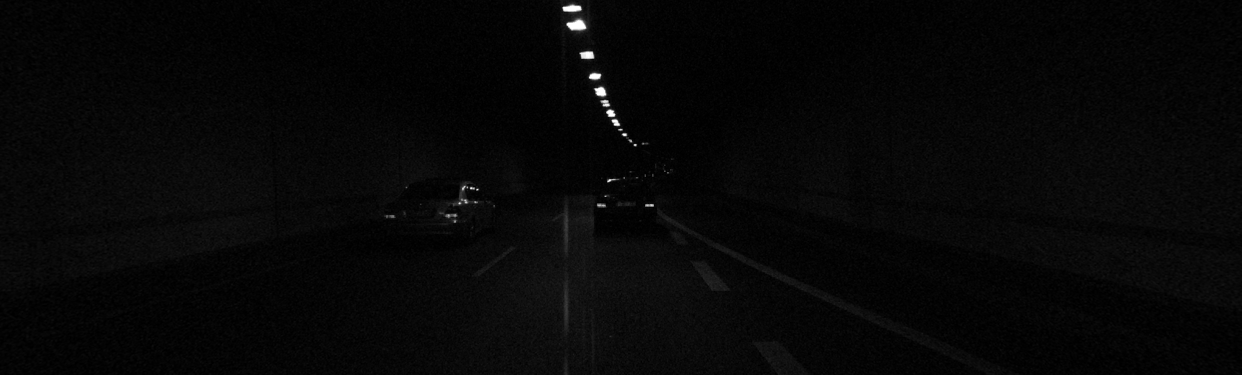
#> input picture Lab3ImageProcessing/ex/image.png, 1242 x 375 px
$ python exponential_operatore.py
#> lines starting #> are read from the running program, lines starting #| are printed output that depends on the picture
import numpy as np
import cv2 as cv
from matplotlib import pyplot as plt

def exp_op(img,r):
    out = ((img/255.)**r)*255.
    return out

img = cv.imread('ex/image.png',cv.IMREAD_GRAYSCALE)
#> img is the input picture: shape (375, 1242); min 0, max 255, mean 6.8
hist, bins = np.histogram(img.flatten(), 256, [0,256])
#> hist = 256 values, max 51000 at index 5, min 0 at index 134, mean 1819.3; bins = 257 values from 0 to 256
plt.imshow(img,cmap='gray',vmin=0,vmax=255)
plt.show()

out_img = exp_op(img,0.45)
#> in exp_op, `out = ((img/255.)**r)*255.`:
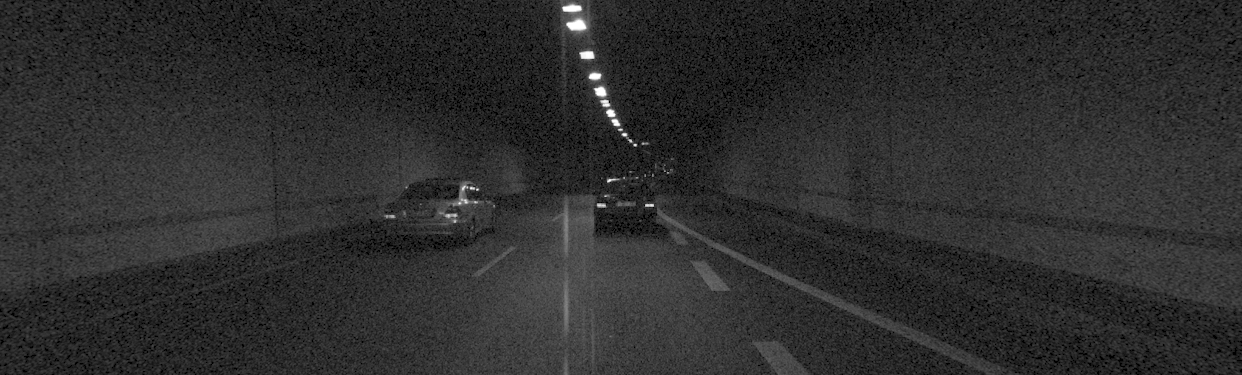
#> out: shape (375, 1242) float64; min 0, max 255, mean 45.9
hist_new, bins_new = np.histogram(out_img.flatten(), 256, [0,256])
#> hist_new = 256 values, max 51000 at index 43, min 0 at index 1, mean 1819.3; bins_new = 257 values from 0 to 256
plt.subplot(1,2,1)
plt.title('original img')
plt.stem(hist)
plt.subplot(1,2,2)
plt.title('new img')
plt.stem(hist_new)
plt.show()
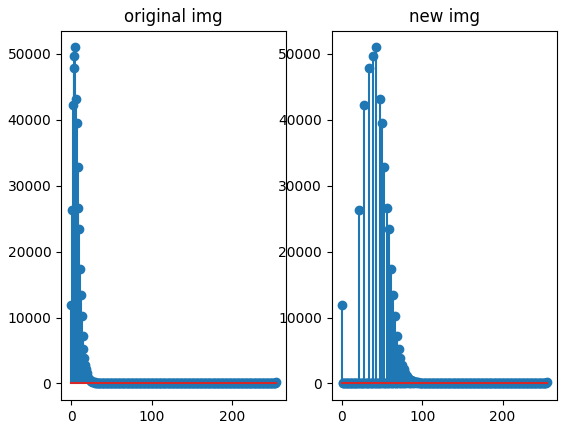
#> figure drawn by matplotlib, 2 panels; panel 1: curve peaks at x = 5, y = 51000; panel 2: curve peaks at x = 43, y = 51000
plt.imshow(out_img,cmap='gray')
plt.show()
cv.waitKey(0)
cv.destroyAllWindows()
